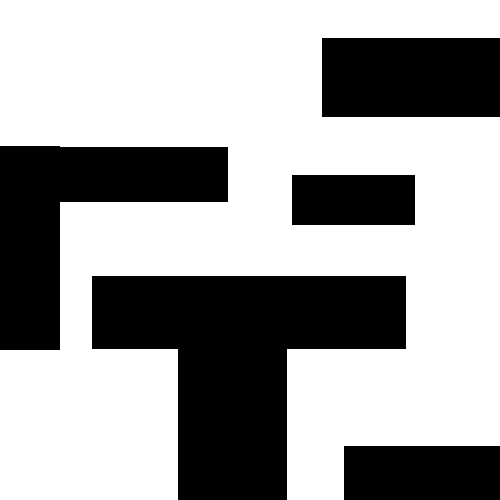
#> input picture PathPlanning/map/1.bmp, 500 x 500 px, found by its file name
$ python rrt.py
#> lines starting #> are read from the running program, lines starting #| are printed output that depends on the picture; after the words box and inside, x2 and y2 are one past the last pixel; in counts of white or black regions, pixels touching at a corner belong together
### PathPlanning/map_helper.py
import cv2 as cv

def get_map():
    """
    获取地图
    :return:
    """
    np_map = cv.imread('map/1.bmp')
#> np_map is the input picture: shape (500, 500, 3); 64.2% white; 5 black regions, box (x1, y1, x2, y2) and area: (92, 276, 406, 500) 39381, (0, 146, 228, 350) 21480, (322, 38, 500, 117) 14062, (344, 446, 500, 500) 8424, (292, 175, 415, 225) 6150
    # print(np_map)
    return np_map

# if __name__ == '__main__':
#     get_map()

### PathPlanning/rrt/rrt.py

import matplotlib.pyplot as plt
import random
import math
import copy
from map_helper import get_map

show_animation = True


class RRT():
    """
    Class for RRT Planning
    """

    def __init__(self, start, goal, obstacleList,
                 randArea, expandDis=1.0, goalSampleRate=90, maxIter=500):
        """
        Setting Parameter
        start:Start Position [x,y]
        goal:Goal Position [x,y]
        obstacleList:obstacle Positions [[x,y,size],...]
        randArea:Ramdom Samping Area [min,max]
        """
        self.start = Node(start[0], start[1])
        self.end = Node(goal[0], goal[1])
        self.minrand = randArea[0]
        self.maxrand = randArea[1]
        self.expandDis = expandDis
        self.goalSampleRate = goalSampleRate
        self.maxIter = maxIter
        self.obstacleList = obstacleList

    def Planning(self, animation=True):
        """
        Pathplanning
        animation: flag for animation on or off
        """

        self.nodeList = [self.start]
        while True:
            # 随机采点
            if random.randint(0, 100) > self.goalSampleRate:  # 大于采样阈值时，从采样范围内随机采点
                rnd = [random.uniform(self.minrand, self.maxrand), random.uniform(
                    self.minrand, self.maxrand)]
            else:  # 小于采样阈值时，使用终点位置
                rnd = [self.end.x, self.end.y]

            # Find nearest node
            nind = self.GetNearestListIndex(self.nodeList, rnd)
            # print(nind)

            # 扩展树
            nearestNode = self.nodeList[nind]
            theta = math.atan2(rnd[1] - nearestNode.y, rnd[0] - nearestNode.x)  # 计算树上最近点到随机采样点连线方向，按照该方向走一个固定步长

            newNode = copy.deepcopy(nearestNode)
            newNode.x += self.expandDis * math.cos(theta)
            newNode.y += self.expandDis * math.sin(theta)
            newNode.parent = nind

            if not self.__CollisionCheck(newNode, self.obstacleList):
                continue

            self.nodeList.append(newNode)
            print("nNodelist:", len(self.nodeList))

            # check goal
            dx = newNode.x - self.end.x
            dy = newNode.y - self.end.y
            d = math.sqrt(dx * dx + dy * dy)
            if d <= self.expandDis:
                print("Goal!!")
                break

            if animation:
                self.DrawGraph(rnd)

        path = [[self.end.x, self.end.y]]
        lastIndex = len(self.nodeList) - 1
        while self.nodeList[lastIndex].parent is not None:
            node = self.nodeList[lastIndex]
            path.append([node.x, node.y])
            lastIndex = node.parent
        path.append([self.start.x, self.start.y])

        return path

    def DrawGraph(self, rnd=None):  # pragma: no cover
        """
        Draw Graph
        """
        plt.clf()
        if rnd is not None:
            plt.plot(rnd[0], rnd[1], "^k")
        for node in self.nodeList:
            if node.parent is not None:
                plt.plot([node.x, self.nodeList[node.parent].x], [
                         node.y, self.nodeList[node.parent].y], "-g")

        for (ox, oy, size) in self.obstacleList:
            plt.plot(ox, oy, "ok", ms=30 * size)

        plt.plot(self.start.x, self.start.y, "xr")
        plt.plot(self.end.x, self.end.y, "xr")
        plt.axis([-2, 15, -2, 15])
        plt.grid(True)
        plt.pause(0.01)

    def GetNearestListIndex(self, nodeList, rnd):
        dlist = [(node.x - rnd[0]) ** 2 + (node.y - rnd[1]) ** 2 for node in nodeList]  # 计算每个node到随机采样点的欧式距离
        minind = dlist.index(min(dlist))  # 取最小距离的点
        return minind

    def __CollisionCheck(self, node, obstacleList):

        for (ox, oy, size) in obstacleList:
            dx = ox - node.x
            dy = oy - node.y
            d = math.sqrt(dx * dx + dy * dy)
            if d <= size:
                return False  # collision

        return True  # safe


class Node():
    """
    RRT Node
    """

    def __init__(self, x, y):
        self.x = x
        self.y = y
        self.parent = None


def main(gx=5.0, gy=10.0, map=None):
#> called with gx = 5, gy = 10
    print("start " + __file__)

    # ====Search Path with RRT====
    obstacleList = [
        (5, 5, 1),
        (3, 6, 2),
        (3, 8, 2),
        (3, 10, 2),
        (7, 5, 2),
        (9, 5, 2)
    ]  # [x,y,size]
#> obstacleList = [(5, 5, 1), (3, 6, 2), (3, 8, 2), (3, 10, 2), (7, 5, 2), (9, 5, 2)]
    # Set Initial parameters
    rrt = RRT(start=[0, 0], goal=[gx, gy],
              randArea=[-2, 15], obstacleList=obstacleList)
#> in __init__, `self.obstacleList = obstacleList`: self.obstacleList has the same summary as obstacleList in main
    path = rrt.Planning(animation=show_animation)
#> the loop in Planning, `while True:` made 3291 passes
#> pass 1, in DrawGraph, `plt.pause(0.01)`:
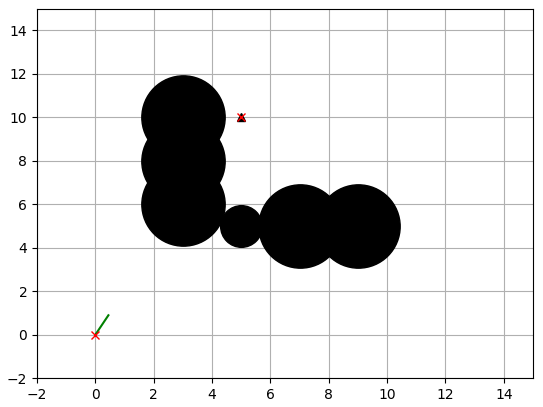
#> figure drawn by matplotlib, 1 panel
#> after the loop in Planning, `while True:`: newNode.x = 5.49; newNode.y = 9.68; self.nodeList = 243 items
#> in Planning, `path = [[self.end.x, self.end.y]]`: path = [[5, 10]]
#> in Planning, `lastIndex = len(self.nodeList) - 1`: lastIndex = 242
#> the loop in Planning, `while self.nodeList[lastIndex].parent is not None:` made 35 passes
#> lastIndex on passes 1 to 12: 241, 189, 187, 118, 92, 86, 85, 82, 76, 69, 66, 65
#> after the loop in Planning, `while self.nodeList[lastIndex].parent is not None:`: path = 36 pairs, first value 0.447 to 13.71, second value 0.723 to 10
#> path = 37 pairs, first value 0 to 13.71, second value 0 to 10

    # Draw final path
    if show_animation:  # pragma: no cover
        rrt.DrawGraph()
        plt.plot([x for (x, y) in path], [y for (x, y) in path], '-r')
        plt.grid(True)
        plt.show()
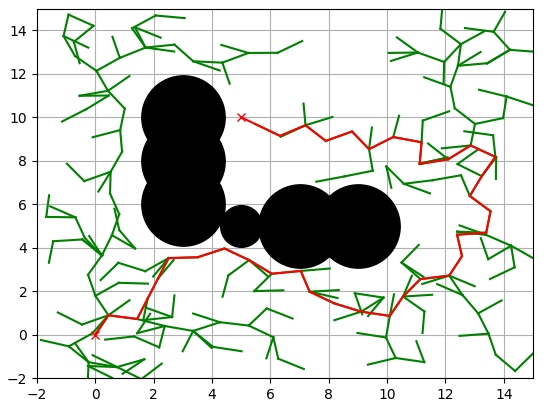
#> figure drawn by matplotlib, 1 panel


if __name__ == '__main__':

    main(map=get_map())
